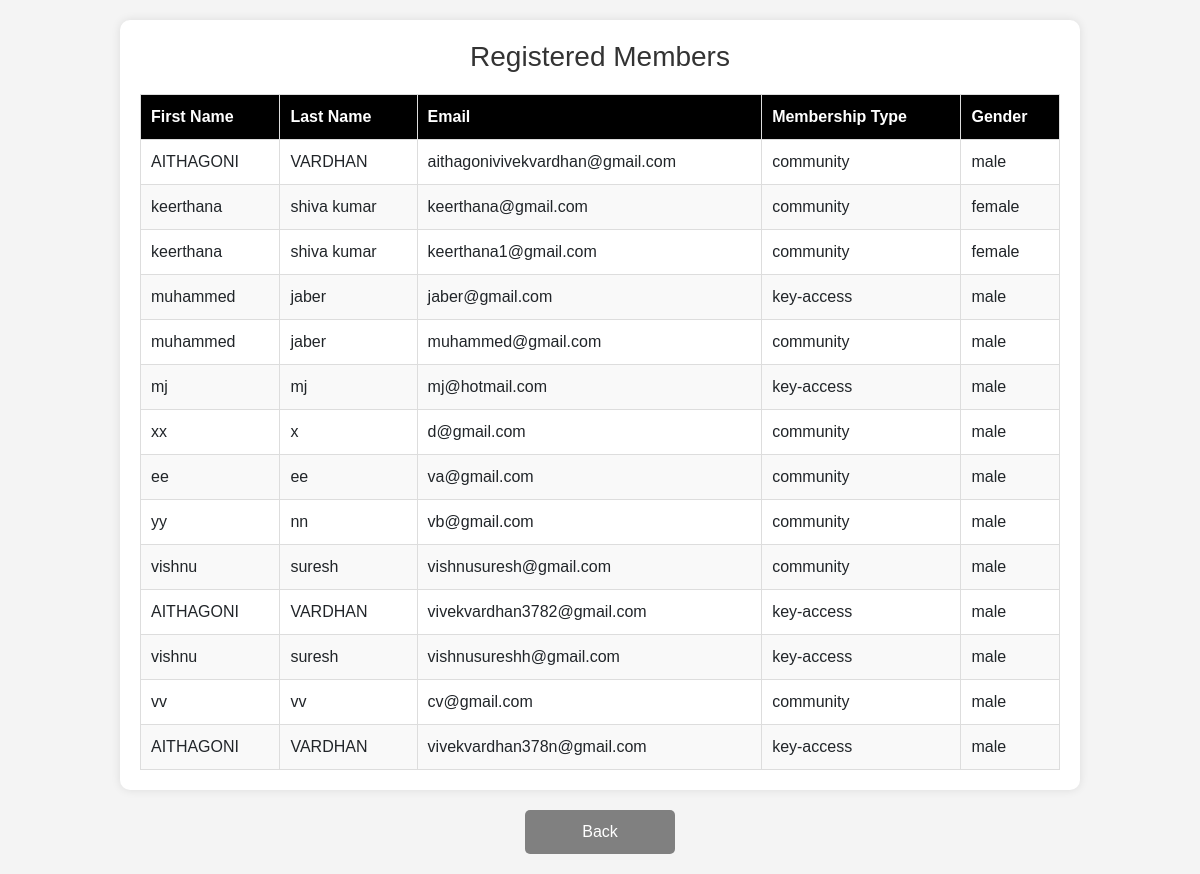
Before: /pending-members/ with the older database file.
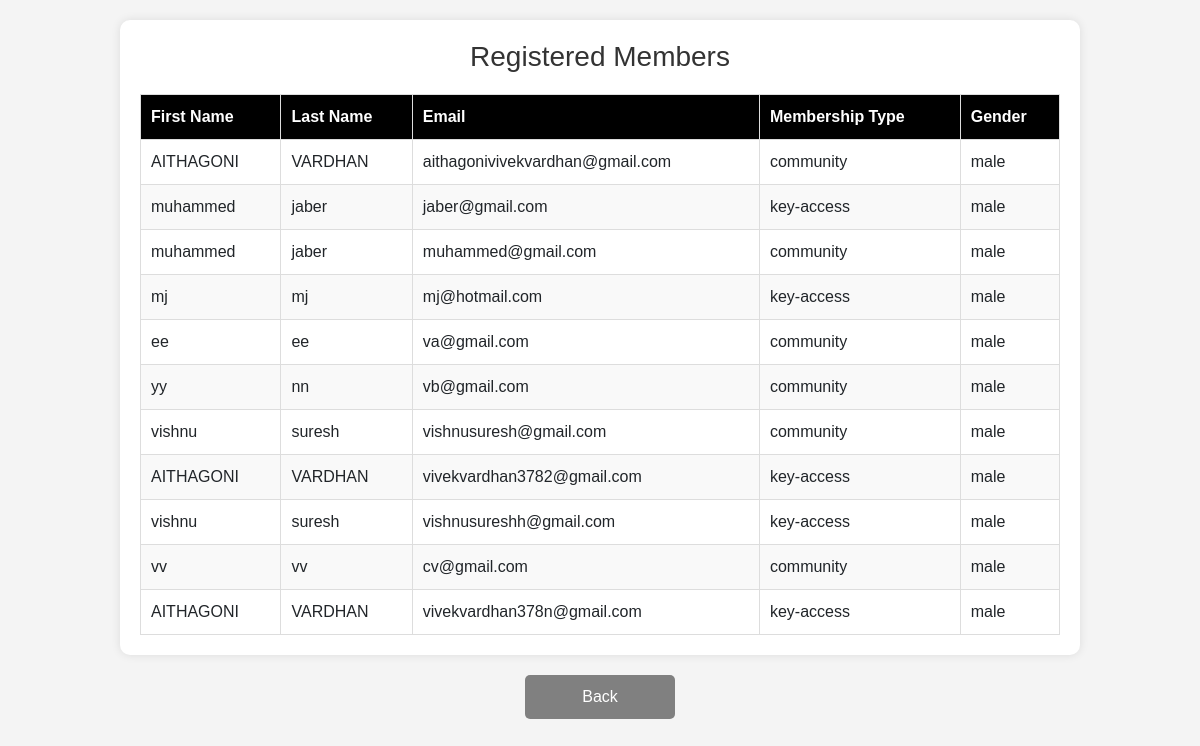
After: the same page with the newer database file.
### members/models.py (models this page shows, shortened)
class Member(models.Model):
    GENDER_CHOICES = [
        ('male', 'Male'),
        ('female', 'Female'),
    ]
    MEMBERSHIP_CHOICES = [
        ('community', 'Community'),
        ('key-access', 'Key Access'),
        ('creative-workspace', 'Creative Workspace'),
    ]
    first_name = models.CharField(max_length=50)
    last_name = models.CharField(max_length=50)
    gender = models.CharField(max_length=10, choices=GENDER_CHOICES)
    email = models.EmailField(unique=True)
    membership_type = models.CharField(max_length=50, choices=MEMBERSHIP_CHOICES)  # Add dropdown choices
    password = models.CharField(max_length=100)  # Use hashing later for security

### members/views.py (the view)
# urls.py: path("pending-members/", pending_members, name="pending_members"),
def pending_members(request):
    members = Member.objects.filter(is_approved=False)  # Get only unapproved members
    return render(request, "pending_members.html", {"members": members})

### members/templates/pending_members.html (shortened to what this page needs)
<!DOCTYPE html>
<html lang="en">
<head>
    <link rel="stylesheet" href="https://cdn.jsdelivr.net/npm/bootstrap@5.3.0/dist/css/bootstrap.min.css">
</head>
<body>
    <div class="container">
        <h2>Registered Members</h2>
        <table>
            <thead>
                <tr>
                    <th>First Name</th>
                    <th>Last Name</th>
                    <th>Email</th>
                    <th>Membership Type</th>
                    <th>Gender</th>
                </tr>
            </thead>
            <tbody>
                {% for member in members %}
                <tr>
                    <td>{{ member.first_name }}</td>
                    <td>{{ member.last_name }}</td>
                    <td>{{ member.email }}</td>
                    <td>{{ member.membership_type }}</td>
                    <td>{{ member.gender }}</td>
                </tr>
                {% empty %}
                <tr>
                    <td colspan="5">No registered members found.</td>
                </tr>
                {% endfor %}
            </tbody>
        </table>
    </div>
    <button onclick="window.location.href='{% url 'admin_dashboard' %}'" class="btn-back">Back</button>
</body>
</html>

### members/templates/pending_members.html (style rules this page uses)
body { font-family: Arial, sans-serif; background-color: #f4f4f4; text-align: center; margin: 0; padding: 0; }
.container { width: 80%; margin: 20px auto; background: white; padding: 20px; box-shadow: 0 0 10px rgba(0, 0, 0, 0.1); border-radius: 10px; }
h2 { font-size: 28px; color: #333; margin-bottom: 20px; }
table { width: 100%; border-collapse: collapse; margin-top: 20px; background: white; }
th, td { border: 1px solid #ddd; padding: 10px; text-align: left; }
th { background: black; color: white; }
tr:nth-child(even) { background: #f9f9f9; }
.btn-back { background-color: gray; color: white; border: none; padding: 10px 15px; cursor: pointer; border-radius: 5px; display: block; width: 150px; margin: 20px auto; text-align: center; }

Changed rows visible on the page:
no longer on this page (row edited): Member: first_name "keerthana", last_name "shiva kumar", email "keerthana@gmail.com", membership_type "community", gender "female"
no longer on this page (row edited): Member: first_name "keerthana", last_name "shiva kumar", email "keerthana1@gmail.com", membership_type "community", gender "female"
removed Member: first_name "xx", last_name "x", email "d@gmail.com", membership_type "community", gender "male"
